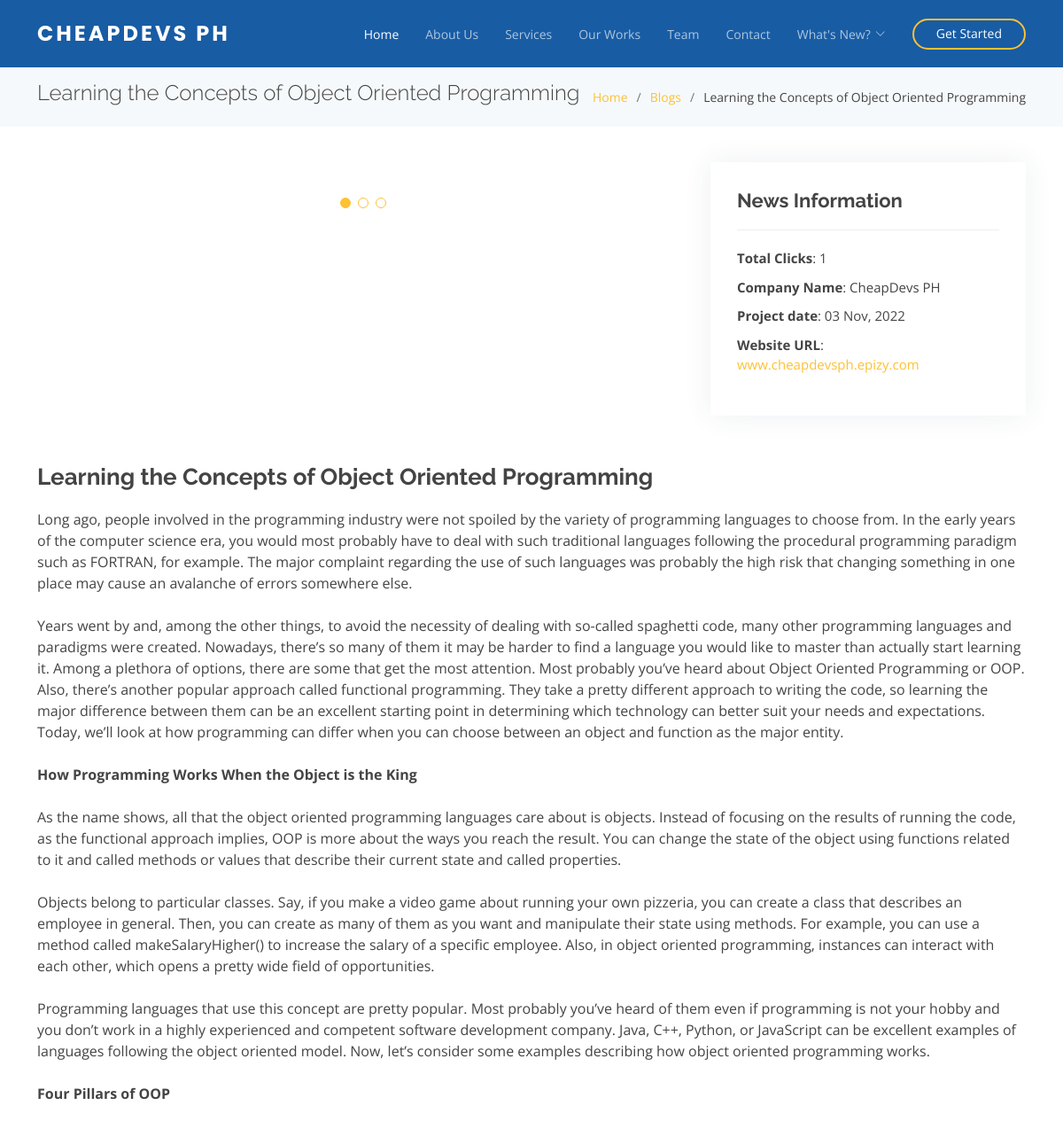
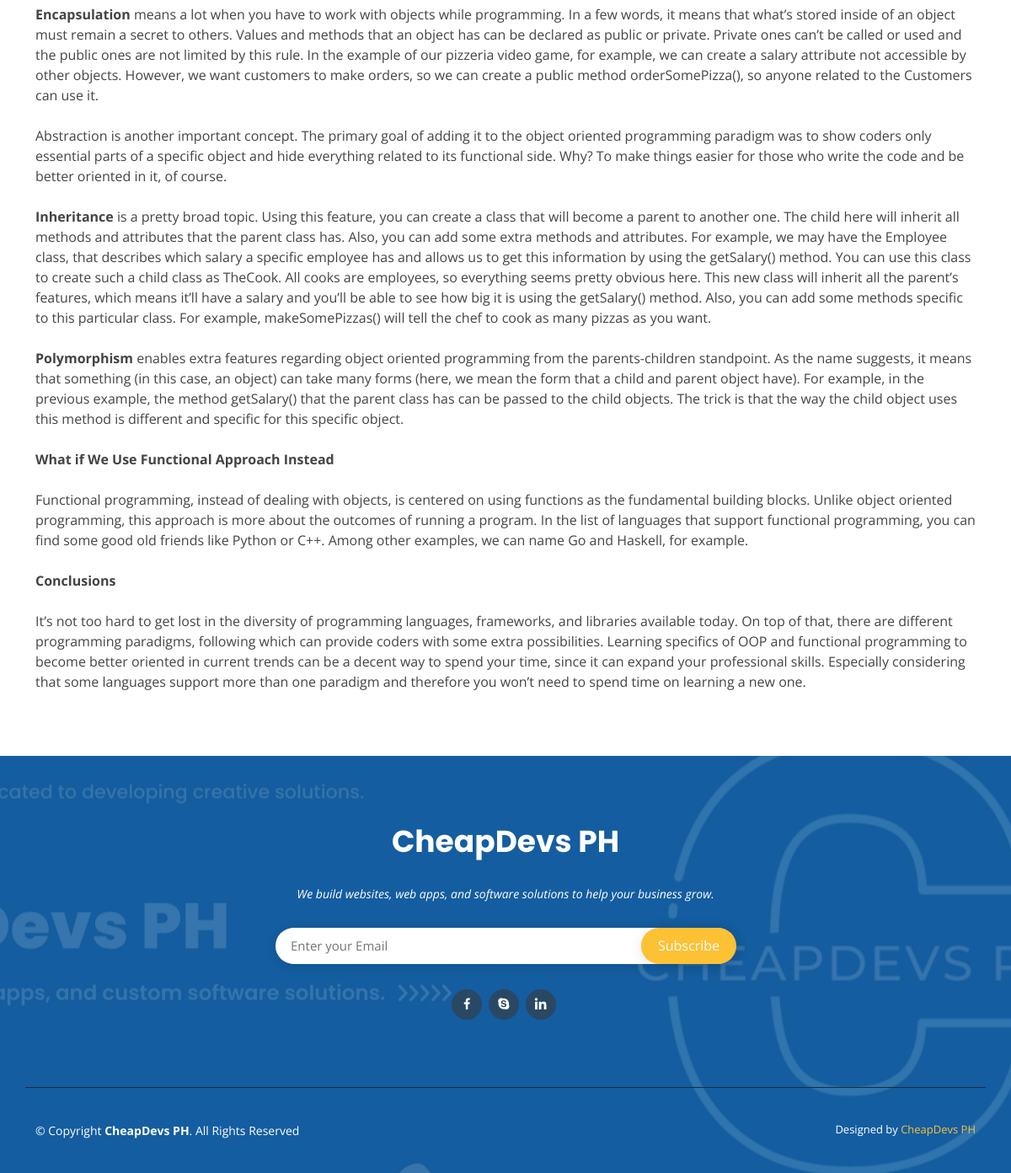
Screenshot of /view-blog?blogid=8&blog_title=Learning the Concepts of Object Oriented Programming with the database file from the repository (2 pictures, top to bottom).
### tables this page shows
CREATE TABLE `blogs` (
  `id` int(11) NOT NULL,
  `blog_title` text NOT NULL,
  `blog_description` text NOT NULL,
  `image_1` text NOT NULL,
  `image_2` text NOT NULL,
  `image_3` text NOT NULL,
  `blog_date` text NOT NULL,
  `clicks` text NOT NULL
);

### view-blog.php (the view, shortened to what this page needs)
<?php
require_once 'adminpanel/config.php';
if (isset($_GET['blogid']) && isset($_GET['blog_title']) && !empty($_GET['blogid']) && !empty($_GET['blog_title'])) {
  $sql = "SELECT * FROM blogs WHERE id = '".$_GET['blogid']."' AND blog_title = '".$_GET['blog_title']."' ";
  $res = mysqli_query($link, $sql);
  if (mysqli_num_rows($res) > 0) {
    while ($result = mysqli_fetch_assoc($res)) {
?>
<!DOCTYPE html>
<html lang="en">
<head>
  <link href="assets/vendor/aos/aos.css" rel="stylesheet">
  <link href="assets/vendor/bootstrap/css/bootstrap.min.css" rel="stylesheet">
  <link href="assets/vendor/bootstrap-icons/bootstrap-icons.css" rel="stylesheet">
  <link href="assets/vendor/boxicons/css/boxicons.min.css" rel="stylesheet">
  <link href="assets/vendor/glightbox/css/glightbox.min.css" rel="stylesheet">
  <link href="assets/vendor/swiper/swiper-bundle.min.css" rel="stylesheet">
  <link href="assets/css/style.css" rel="stylesheet">
</head>
<body>
  <header id="header">
    <div class="container d-flex align-items-center justify-content-between">
      <div class="logo">
        <h1><a href="index.html">CheapDevs PH</a></h1>
      </div>
      <nav id="navbar" class="navbar">
        <ul>
          <li><a class="nav-link scrollto active" href="./#hero">Home</a></li>
          <li><a class="nav-link scrollto" href="./#about">About Us</a></li>
          <li><a class="nav-link scrollto" href="./#services">Services</a></li>
          <li><a class="nav-link scrollto" href="./#portfolio">Our Works</a></li>
          <li><a class="nav-link scrollto" href="./#team">Team</a></li>
          <li><a class="nav-link scrollto" href="./#contact">Contact</a></li>
          <li class="dropdown"><a href="#"><span>What's New?</span> <i class="bi bi-chevron-down"></i></a>
          </li>
          <li><a class="getstarted scrollto" href="./#about">Get Started</a></li>
        </ul>
      </nav>
    </div>
  </header>
  <main id="main">
    <section class="breadcrumbs">
      <div class="container">
        <div class="d-flex justify-content-between align-items-center">
          <h2><?php echo $result['blog_title']?></h2>
          <ol>
            <li><a href="#">Home</a></li>
            <li><a href="#">Blogs</a></li>
            <li><?php echo $result['blog_title']?></li>
          </ol>
        </div>
      </div>
    </section>
    <section id="portfolio-details" class="portfolio-details">
      <div class="container">
        <div class="row gy-4">
          <div class="col-lg-8">
            <div class="portfolio-details-slider swiper">
              <div class="swiper-wrapper align-items-center">
                <div class="swiper-slide">
                </div>
              </div>
              <div class="swiper-pagination"></div>
            </div>
          </div>
          <div class="col-lg-4">
            <div class="portfolio-info">
              <h3>News Information</h3>
              <ul>
                <li><strong>Total Clicks</strong>: <?php echo $result['clicks']?></li>
                <li><strong>Company Name</strong>: CheapDevs PH</li>
                <li><strong>Project date</strong>: <?php echo $result['blog_date']?></li>
                <li><strong>Website URL</strong>: <a href="www.cheapdevsph.epizy.com">www.cheapdevsph.epizy.com</a></li>
              </ul>
            </div>
          </div>
            <div class="portfolio-description">
              <h2><?php echo $result['blog_title']?></h2>
              <p>
                <?php echo nl2br($result['blog_description'])?>
              </p>
            </div>
        </div>
      </div>
    </section>
  </main>
  <?php include 'footer.php'?>
</body>
</html>
<?php
    }
  }
}
else{
  header('location: blog');
}
?>

### footer.php
<footer id="footer">
  <div class="footer-top">
    <div class="container">
      <div class="row  justify-content-center">
        <div class="col-lg-6">
          <h3>CheapDevs PH</h3>
          <p>We build websites, web apps, and software solutions to help your business grow.</p>
        </div>
      </div>
      <div class="row footer-newsletter justify-content-center">
        <div class="col-lg-6">
          <form action="get-footer" method="post">
            <input type="email" name="email" placeholder="Enter your Email"><input type="submit" name="subscribe" value="Subscribe">
          </form>
        </div>
      </div>
      <div class="social-links">
        <a href="https://web.facebook.com/cheapdevsph" class="facebook"><i class="bx bxl-facebook"></i></a>
        <a href="mailto:cheapdevsph@gmail.com" class="google-plus"><i class="bx bxl-skype"></i></a>
        <a href="https://www.linkedin.com/in/mark-nicholas-razon-812996239/?originalSubdomain=ph" class="linkedin"><i class="bx bxl-linkedin"></i></a>
      </div>
    </div>
  </div>
  <div class="container footer-bottom clearfix">
    <div class="copyright">
      &copy; Copyright <strong><span>CheapDevs PH</span></strong>. All Rights Reserved
    </div>
    <div class="credits">
      Designed by <a href="#">CheapDevs PH</a>
    </div>
  </div>
</footer>

### assets/css/style.css (style rules this page uses)
body { font-family: "Open Sans", sans-serif; color: #444444; }
a { color: #fdc134; text-decoration: none; }
h1, h2, h3, h4, h5, h6 { font-family: "Raleway", sans-serif; }
#header { z-index: 997; transition: all 0.5s; padding: 16px 0; background: #185ca4; }
#header .logo h1 { font-size: 24px; margin: 0; padding: 10px 0; line-height: 1; font-weight: 700; letter-spacing: 3px; text-transform: uppercase; font-family: "Poppins", sans-serif; }
#header .logo h1 a, #header .logo h1 a:hover { color: #fff; text-decoration: none; }
.navbar { padding: 0; }
.navbar ul { margin: 0; padding: 0; display: flex; list-style: none; align-items: center; }
.navbar li { position: relative; }
.navbar a, .navbar a:focus { display: flex; align-items: center; justify-content: space-between; padding: 10px 0 10px 30px; font-size: 14px; color: #adc7de; white-space: nowrap; transition: 0.3s; }
.navbar a i, .navbar a:focus i { font-size: 12px; line-height: 0; margin-left: 5px; }
.navbar a:hover, .navbar .active, .navbar .active:focus, .navbar li:hover>a { color: #fff; }
.navbar .getstarted, .navbar .getstarted:focus { background: #185ca4; color: #fff; padding: 4px 25px 6px 25px; margin-left: 30px; border-radius: 50px; border: 2px solid #fdc134; }
section { padding: 60px 0; overflow: hidden; }
.breadcrumbs { padding: 15px 0; background-color: #f6f9fb; min-height: 40px; }
.breadcrumbs h2 { font-size: 24px; font-weight: 300; }
.breadcrumbs ol { display: flex; flex-wrap: wrap; list-style: none; padding: 0; margin: 0; font-size: 14px; }
.breadcrumbs ol li+li { padding-left: 10px; }
.breadcrumbs ol li+li::before { display: inline-block; padding-right: 10px; color: #6c757d; content: "/"; }
.portfolio-details { padding-top: 40px; }
.portfolio-details .portfolio-details-slider .swiper-pagination { margin-top: 20px; position: relative; }
.portfolio-details .portfolio-info { padding: 30px; box-shadow: 0px 0 30px rgba(33, 59, 82, 0.08); }
.portfolio-details .portfolio-info h3 { font-size: 22px; font-weight: 700; margin-bottom: 20px; padding-bottom: 20px; border-bottom: 1px solid #eee; }
.portfolio-details .portfolio-info ul { list-style: none; padding: 0; font-size: 15px; }
.portfolio-details .portfolio-info ul li+li { margin-top: 10px; }
.portfolio-details .portfolio-description { padding-top: 30px; }
.portfolio-details .portfolio-description h2 { font-size: 26px; font-weight: 700; margin-bottom: 20px; }
.portfolio-details .portfolio-description p { padding: 0; }
#footer { background: url("../img/footer-bg.jpg") center center no-repeat; color: #fff; font-size: 14px; position: relative; }
#footer::before { content: ""; position: absolute; left: 0; right: 0; top: 0; bottom: 0; background: rgba(20,93,160, 0.85); z-index: 1; }
#footer .footer-top { position: relative; z-index: 2; text-align: center; padding: 80px 0; }
#footer .footer-top h3 { font-size: 36px; font-weight: 700; color: #fff; position: relative; font-family: "Poppins", sans-serif; padding-bottom: 0; margin-bottom: 0; }
#footer .footer-top p { font-size: 15; font-style: italic; margin: 30px 0 0 0; padding: 0; }
#footer .footer-top .footer-newsletter { text-align: center; font-size: 15px; margin-top: 30px; }
#footer .footer-top .footer-newsletter form { background: #fff; padding: 6px 10px; position: relative; border-radius: 50px; box-shadow: 0px 2px 15px rgba(0, 0, 0, 0.1); text-align: left; }
#footer .footer-top .footer-newsletter form input[type=email] { border: 0; padding: 4px 8px; width: calc(100% - 100px); }
#footer .footer-top .footer-newsletter form input[type=submit] { position: absolute; top: 0; right: -1px; bottom: 0; border: 0; background: none; font-size: 16px; padding: 0 20px; background: #fdc134; color: #fff; transition: 0.3s; border-radius: 50px; box-shadow: 0px 2px 15px rgba(0, 0, 0, 0.1); }
#footer .footer-top .social-links { margin-top: 30px; }
#footer .footer-top .social-links a { font-size: 18px; display: inline-block; background: #284864; color: #fff; line-height: 1; padding: 8px 0; margin-right: 4px; border-radius: 50%; text-align: center; width: 36px; height: 36px; transition: 0.3s; }
#footer .footer-bottom { border-top: 1px solid #1a2e40; z-index: 2; position: relative; padding-top: 40px; padding-bottom: 40px; }
#footer .copyright { text-align: center; float: left; }
#footer .credits { float: right; text-align: center; font-size: 13px; }

### rows the page displays
blogs: blog_title "Learning the Concepts of Object Oriented Programming", clicks "1", blog_date "03 Nov, 2022", blog_description "Long ago, people involved in the programming industry were not spoiled by the variety of programming languages to choose from. In the early years of the computer science era, you would most probably have to deal with such traditional languages following the procedural programming paradigm such as FORTRAN, for example. The major complaint regarding the use of such languages was probably the high risk that changing something in one place may cause an avalanche of errors somewhere else. Years went by and, among the other things, to avoid the necessity of dealing with so-called spaghetti code, many other programming languages and paradigms were created. Nowadays, there’s so many of them it may…"
